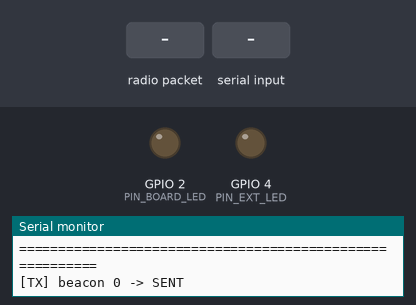
This sketch was run on a simulated ESP32. Shown: output pins drawn as LEDs (lit = HIGH), the last lines printed to the serial monitor. The test bench sets the inputs (shaded band). No radio packets arrive unless stated; pins used as bus, display or sensor lines are not drawn.

Above: at 3.4 s.
3.5 s: radio packet "1" arrives
At 4.4 s:
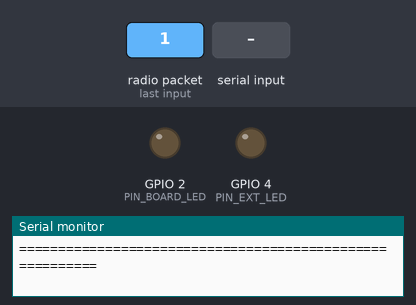
5.1 s: "1\n" received over Serial
At 10.07 s:
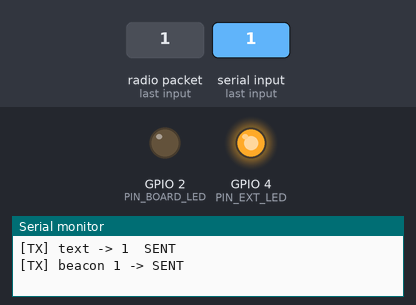
Timing chart, 0 to 11.6 s (numbered marks = the images above; inputs shaded):
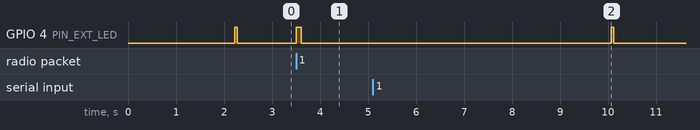

The sketch:

t08_two_node_link.ino
```cpp
/*
 * ==============================================================================
 *  ResQPlug RA02_BRINGUP_NODE2 - T8: Two-Node Link
 * ==============================================================================
 *  PURPOSE
 *    The test neither bring-up kit ever ran: prove a packet actually crosses
 *    the air from one ESP32+Ra-02 to the other.
 *
 *      T1-T5  prove the ESP32 can talk to the chip.
 *      T6     proves the library accepts the chip.
 *      T7     proves the chip puts energy on the air.
 *      T8     proves the OTHER end hears it. That is the whole point of a mesh.
 *
 *    Requires: sandeepmistry/arduino-LoRa library
 *
 *  ⚠ SAFETY - ANTENNA FIRST, ON BOTH BOARDS
 *    Transmitting into an open circuit reflects power back into the SX1278
 *    power amplifier and can destroy it. Seat a 433 MHz antenna on each U.FL
 *    socket before flashing this sketch.
 *
 *  HOW TO RUN
 *    1. Set NODE_ID below to a unique name per board (UNIT1, UNIT2).
 *    2. Flash the SAME sketch to BOTH boards.
 *    3. Open BOTH serial monitors at 115200.
 *    4. Each board beacons every BEACON_INTERVAL_MS and prints everything it
 *       hears. An RX line that is NOT your own NODE_ID is the proof.
 *    5. Optionally type a line into either serial monitor and press Enter —
 *       it is transmitted verbatim so you can watch it appear on the other.
 *
 *  PASS: VERDICT T8: PASS appears, plus at least one "[RX] ... FROM ANOTHER
 *        NODE" line carrying the other board's NODE_ID.
 *  FAIL: TX counts up but no RX ever appears -> the other board's wiring,
 *        frequency settings or antenna are wrong. Run T3 on that board first.
 *
 *  WHY ONE SKETCH FOR BOTH BOARDS
 *    It keeps the test symmetric. Either end can demonstrate the link, and
 *    neither board is special. Change NODE_ID, not the code.
 * ==============================================================================
 */

#include <SPI.h>
#include <LoRa.h>

// SYNC: ra02_pins.h
#define PIN_SCK        18
#define PIN_MISO       19
#define PIN_MOSI       23
#define PIN_NSS        17
#define PIN_RST        14
#define PIN_DIO0       26
#define PIN_BOARD_LED   2
#define PIN_EXT_LED     4
// END SYNC

#define LORA_FREQUENCY     433E6
#define SYNC_WORD          0x12
#define BEACON_INTERVAL_MS 10000

// <<< CHANGE THIS PER BOARD — must differ between the two nodes >>>
#define NODE_ID "RA02-UNIT1"

unsigned long lastBeaconMillis = 0;
unsigned long txCount = 0;
unsigned long rxFromOther = 0;
bool linkConfirmed = false;

void sendBeacon();
void showVerdict();

void setup() {
  Serial.begin(115200);
  Serial.setTimeout(100);   // keep the loop responsive when typing
  delay(2000);

  pinMode(PIN_BOARD_LED, OUTPUT); digitalWrite(PIN_BOARD_LED, LOW);
  pinMode(PIN_EXT_LED,   OUTPUT); digitalWrite(PIN_EXT_LED,   LOW);

  Serial.println();
  Serial.println("=========================================================");
  Serial.println("  T8: TWO-NODE LINK");
  Serial.println("=========================================================");
  Serial.print(  "  Node ID     : "); Serial.println(NODE_ID);
  Serial.println("  Frequency   : 433.00 MHz");
  Serial.println("  ⚠  ANTENNA MUST BE CONNECTED ON BOTH BOARDS.");
  Serial.println("     Transmitting with no antenna can burn the SX1278 PA.");
  Serial.println("=========================================================");
  Serial.println();

  // --- T3 evidence: raw SPI read of the version register ---
  // Software CS (-1) for this probe only. With the hardware CS pin configured,
  // SPI.transfer() toggles NSS itself and races the manual digitalWrite below,
  // which returns 0xFF even on a perfectly healthy chip. t03_spi_bare avoids
  // this by bit-banging with no SPI library at all. After the probe the bus is
  // handed back to the hardware CS pin for the LoRa library.
  SPI.begin(PIN_SCK, PIN_MISO, PIN_MOSI, -1);
  pinMode(PIN_NSS, OUTPUT);
  digitalWrite(PIN_NSS, HIGH);
  LoRa.setPins(PIN_NSS, PIN_RST, PIN_DIO0);

  pinMode(PIN_RST, OUTPUT);
  digitalWrite(PIN_RST, LOW);  delay(20);
  digitalWrite(PIN_RST, HIGH); delay(50);

  SPI.beginTransaction(SPISettings(8000000, MSBFIRST, SPI_MODE0));
  digitalWrite(PIN_NSS, LOW);
  delayMicroseconds(10);
  SPI.transfer(0x42 & 0x7F);
  uint8_t ver = SPI.transfer(0x00);
  digitalWrite(PIN_NSS, HIGH);
  SPI.endTransaction();

  Serial.print("[1] Probe (Software CS) Reg 0x42 = 0x");
  if (ver < 0x10) Serial.print("0");
  Serial.println(ver, HEX);
  if (ver != 0x12) {
    Serial.println("    WARNING - expected 0x12. SPI may not be reaching the chip.");
    Serial.println("              Run T3 in this kit before trusting anything below.");
  }
  Serial.println();

  // Hand the bus back to the hardware CS pin for the LoRa library
  SPI.end();
  SPI.begin(PIN_SCK, PIN_MISO, PIN_MOSI, PIN_NSS);
  LoRa.setPins(PIN_NSS, PIN_RST, PIN_DIO0);

  // --- T6 evidence: library init ---
  Serial.println("[2] LoRa.begin(433E6) ...");
  if (!LoRa.begin(LORA_FREQUENCY)) {
    Serial.println("    FAIL - LoRa.begin() returned false.");
    Serial.println();
    Serial.println("=========================================================");
    Serial.println("  VERDICT T8: FAIL - radio not initialised");
    Serial.println("  Run T3 in this kit. T8 cannot work until SPI reads 0x12.");
    Serial.println("=========================================================");
    Serial.println();
    return;
  }
  Serial.println("    ok.");
  Serial.println();

  // Identical settings on both nodes, and identical to T6/T7.
  LoRa.setTxPower(18);
  LoRa.setSpreadingFactor(7);
  LoRa.setSignalBandwidth(125E3);
  LoRa.setCodingRate4(5);
  LoRa.setPreambleLength(8);
  LoRa.setSyncWord(SYNC_WORD);
  LoRa.enableCrc();
  LoRa.receive();

  Serial.println("[3] Radio configured:");
  Serial.println("    TxPower=+18dBm  SF=7  BW=125kHz  CR=4/5");
  Serial.println("    Preamble=8  SyncWord=0x12  CRC=on");
  Serial.println();

  Serial.println("[4] Link is live.");
  Serial.print(  "    - a beacon goes out every "); Serial.print(BEACON_INTERVAL_MS); Serial.println(" ms");
  Serial.println("    - anything heard is printed as an [RX] line");
  Serial.println("    - type a line and press Enter to transmit it");
  Serial.println();
  Serial.println("=========================================================");
  Serial.println("  WAITING FOR THE OTHER NODE ...");
  Serial.println("=========================================================");
  Serial.println();

  sendBeacon();
}

void loop() {
  // --- beacon on schedule ---
  if (millis() - lastBeaconMillis >= BEACON_INTERVAL_MS) {
    lastBeaconMillis = millis();
    sendBeacon();
  }

  // --- receive ---
  int packetSize = LoRa.parsePacket();
  if (packetSize) {
    String payload = "";
    while (LoRa.available()) payload += (char)LoRa.read();

    int rssi = LoRa.packetRssi();
    float snr = LoRa.packetSnr();

    Serial.print("[RX] RSSI=");
    Serial.print(rssi);
    Serial.print(" dBm  SNR=");
    Serial.print(snr, 1);
    Serial.print(" dB  len=");
    Serial.print(packetSize);
    Serial.print("  ");
    Serial.println(payload);

    // Is this from the OTHER board? That is the actual point of T8.
    if (payload.indexOf(NODE_ID) < 0) {
      rxFromOther++;
      Serial.print("       ^^^ FROM ANOTHER NODE - link confirmed (");
      Serial.print(rxFromOther);
      Serial.println(" so far)");
      digitalWrite(PIN_EXT_LED, HIGH);
      delay(100);
      digitalWrite(PIN_EXT_LED, LOW);

      if (!linkConfirmed) {
        linkConfirmed = true;
        showVerdict();
      }
    }
    Serial.println();
  }

  // --- anything typed in the serial monitor is transmitted verbatim ---
  if (Serial.available() > 0) {
    String msg = Serial.readStringUntil('\n');
    msg.trim();
    if (msg.length() > 0) {
      Serial.print("[TX] text -> ");
      Serial.print(msg);
      LoRa.beginPacket();
      LoRa.print(msg);
      int result = LoRa.endPacket();
      Serial.println(result == 1 ? "  SENT" : "  TIMEOUT (antenna?)");
      LoRa.receive();
      Serial.println();
    }
  }

  delay(5);
}

void sendBeacon() {
  LoRa.beginPacket();
  LoRa.print("[BCN:");
  LoRa.print(NODE_ID);
  LoRa.print("|seq=");
  LoRa.print(txCount);
  LoRa.print("|t=");
  LoRa.print(millis());
  LoRa.print("]");
  int result = LoRa.endPacket();

  if (result == 1) {
    Serial.print("[TX] beacon ");
    Serial.print(txCount);
    Serial.println(" -> SENT");
    txCount++;
    digitalWrite(PIN_EXT_LED, HIGH);
    delay(60);
    digitalWrite(PIN_EXT_LED, LOW);
  } else {
    Serial.println("[TX] beacon -> TIMEOUT (antenna missing?)");
  }
  LoRa.receive();
}

void showVerdict() {
  Serial.println("=========================================================");
  Serial.println("  VERDICT T8: PASS - a packet arrived from another node.");
  Serial.println();
  Serial.println("  The link now works in both directions:");
  Serial.println("    power     OK");
  Serial.println("    SPI comms OK (register reads)");
  Serial.println("    library   OK (LoRa.begin)");
  Serial.println("    RF output OK (packets sent)");
  Serial.println("    RF input  OK (packets received)   <-- this test");
  Serial.println();
  Serial.println("  Keep both monitors open to watch RSSI/SNR over time.");
  Serial.println("=========================================================");
  Serial.println();
}
```

Measured:
- after the input at 3.5 s, GPIO 4 (PIN_EXT_LED): LOW → HIGH at once, → LOW 0.10 s later
